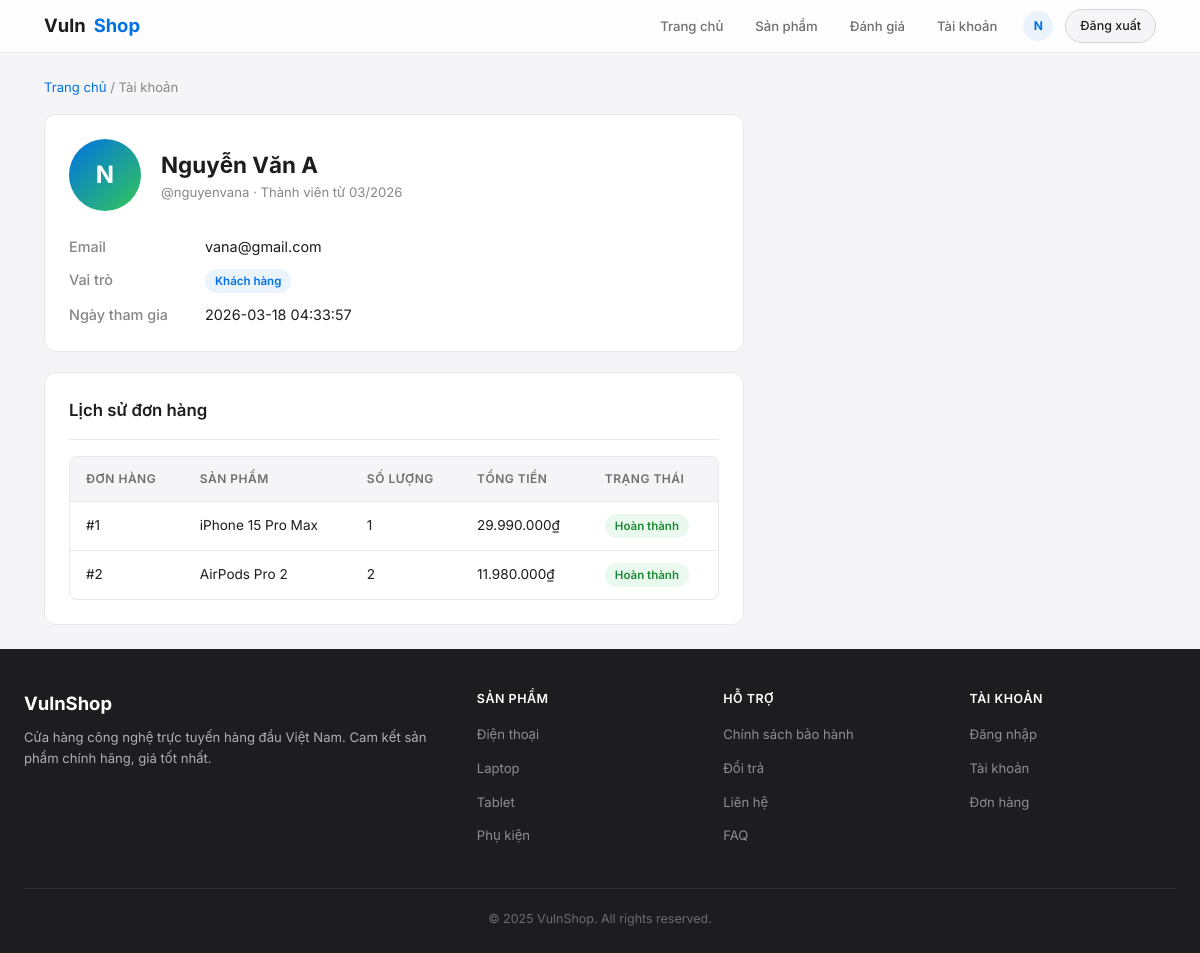
Screenshot of /profile.php?uid=2 (signed in) with the database file from the repository.
### tables this page shows
CREATE TABLE users (
    id INT AUTO_INCREMENT PRIMARY KEY,
    username VARCHAR(50) NOT NULL UNIQUE,
    password VARCHAR(255) NOT NULL,
    email VARCHAR(100),
    full_name VARCHAR(100),
    role ENUM('user', 'admin') DEFAULT 'user',
    created_at TIMESTAMP DEFAULT CURRENT_TIMESTAMP
);

CREATE TABLE orders (
    id INT AUTO_INCREMENT PRIMARY KEY,
    user_id INT,
    product_id INT,
    quantity INT DEFAULT 1,
    total_amount DECIMAL(10,2),
    status ENUM('pending', 'completed', 'cancelled') DEFAULT 'pending',
    created_at TIMESTAMP DEFAULT CURRENT_TIMESTAMP,
    FOREIGN KEY (user_id) REFERENCES users(id),
    FOREIGN KEY (product_id) REFERENCES products(id)
);

CREATE TABLE products (
    id INT AUTO_INCREMENT PRIMARY KEY,
    name VARCHAR(200) NOT NULL,
    description TEXT,
    price DECIMAL(10,2),
    category VARCHAR(50),
    stock INT DEFAULT 0,
    image_url VARCHAR(255),
    created_at TIMESTAMP DEFAULT CURRENT_TIMESTAMP
);

### src/profile.php (the view, shortened to what this page needs)
<?php
require_once 'includes/db_connect.php';
$uid = $_GET['uid'] ?? '';
$user = null;
$orders = [];
if ($uid !== '') {
    $sql = "SELECT id, username, email, full_name, role, created_at FROM users WHERE id = $uid";
    try {
        $result = mysqli_query($conn, $sql);
        if ($result && mysqli_num_rows($result) > 0) {
            $user = mysqli_fetch_assoc($result);
            $order_sql = "SELECT o.*, p.name as product_name FROM orders o
                          JOIN products p ON o.product_id = p.id
                          WHERE o.user_id = " . intval($user['id']) . " ORDER BY o.created_at DESC";
            $order_result = mysqli_query($conn, $order_sql);
            if ($order_result) {
                while ($row = mysqli_fetch_assoc($order_result)) {
                    $orders[] = $row;
                }
            }
        }
    } catch (mysqli_sql_exception $e) {
        $user = null;
    }
}
require_once 'includes/header.php';
?>
<div class="breadcrumb">
    <a href="/">Trang chủ</a> / Tài khoản
</div>
<?php if ($user): ?>
    <div class="card" style="max-width: 700px;">
        <div class="profile-header">
            <div class="profile-avatar">
                <?php echo strtoupper(substr($user['full_name'], 0, 1)); ?>
            </div>
            <div>
                <div class="profile-name"><?php echo $user['full_name']; ?></div>
                <div class="profile-role">@<?php echo $user['username']; ?> · Thành viên từ <?php echo date('m/Y', strtotime($user['created_at'])); ?></div>
            </div>
        </div>
        <div class="profile-info">
            <span class="profile-label">Email</span>
            <span class="profile-value"><?php echo $user['email']; ?></span>
            <span class="profile-label">Vai trò</span>
            <span class="profile-value">
                <span class="badge badge--<?php echo $user['role']; ?>">
                    <?php echo $user['role'] === 'admin' ? 'Quản trị viên' : 'Khách hàng'; ?>
                </span>
            </span>
            <span class="profile-label">Ngày tham gia</span>
            <span class="profile-value"><?php echo $user['created_at']; ?></span>
        </div>
    </div>
    <?php if (count($orders) > 0): ?>
    <div class="card" style="max-width: 700px; margin-top: 20px;">
        <div class="card-header">
            <h3 class="card-title">Lịch sử đơn hàng</h3>
        </div>
        <div class="table-wrapper">
            <table class="data-table">
                <thead>
                    <tr>
                        <th>Đơn hàng</th>
                        <th>Sản phẩm</th>
                        <th>Số lượng</th>
                        <th>Tổng tiền</th>
                        <th>Trạng thái</th>
                    </tr>
                </thead>
                <tbody>
                    <?php foreach ($orders as $order): ?>
                    <tr>
                        <td>#<?php echo $order['id']; ?></td>
                        <td><?php echo $order['product_name']; ?></td>
                        <td><?php echo $order['quantity']; ?></td>
                        <td><?php echo number_format($order['total_amount'], 0, ',', '.'); ?>₫</td>
                        <td>
                            <span class="badge badge--<?php echo $order['status']; ?>">
                                <?php
                                $status_labels = ['pending' => 'Đang xử lý', 'completed' => 'Hoàn thành', 'cancelled' => 'Đã hủy'];
                                echo $status_labels[$order['status']] ?? $order['status'];
                                ?>
                            </span>
                        </td>
                    </tr>
                    <?php endforeach; ?>
                </tbody>
            </table>
        </div>
    </div>
    <?php endif; ?>
<?php else: ?>
    <div class="alert alert--warning">Không tìm thấy thông tin tài khoản.</div>
<?php endif; ?>
<?php require_once 'includes/footer.php'; ?>

### src/css/style.css (style rules this page uses)
*, *::before, *::after { margin: 0; padding: 0; box-sizing: border-box; }
:root { --bg: #f5f5f7; --bg-white: #ffffff; --bg-light: #fafafa; --bg-dark: #1d1d1f; --bg-overlay: rgba(0, 0, 0, 0.03); --text: #1d1d1f; --text-secondary: #6e6e73; --text-muted: #86868b; --text-white: #f5f5f7; --primary: #0071e3; --primary-hover: #0077ed; --primary-light: rgba(0, 113, 227, 0.08); --accent: #e84545; --success: #34c759; --warning: #ff9f0a; --border: #d2d2d7; --border-light: #e8e8ed; --radius: 12px; --radius-sm: 8px; --radius-lg: 18px; --radius-pill: 980px; --shadow-sm: 0 1px 3px rgba(0, 0, 0, 0.06); --shadow: 0 2px 12px rgba(0, 0, 0, 0.08); --shadow-lg: 0 4px 24px rgba(0, 0, 0, 0.1); --shadow-xl: 0 8px 40px rgba(0, 0, 0, 0.12); --transition: 0.3s cubic-bezier(0.25, 0.1, 0.25, 1); --font: 'Inter', -apple-system, BlinkMacSystemFont, 'Segoe UI', sans-serif; }
html { scroll-behavior: smooth; }
body { font-family: var(--font); background: var(--bg); color: var(--text); line-height: 1.6; min-height: 100vh; display: flex; flex-direction: column; -webkit-font-smoothing: antialiased; }
a { text-decoration: none; color: inherit; transition: color var(--transition); }
.card { background: var(--bg-white); border: 1px solid var(--border-light); border-radius: var(--radius); padding: 24px; }
.card-header { padding-bottom: 16px; margin-bottom: 16px; border-bottom: 1px solid var(--border-light); }
.card-title { font-size: 1.05rem; font-weight: 600; }
.table-wrapper { overflow-x: auto; border-radius: var(--radius-sm); border: 1px solid var(--border-light); }
.data-table { width: 100%; border-collapse: collapse; }
.data-table th, .data-table td { padding: 12px 16px; text-align: left; font-size: 0.85rem; }
.data-table th { background: var(--bg); font-weight: 600; font-size: 0.75rem; text-transform: uppercase; letter-spacing: 0.5px; color: var(--text-secondary); border-bottom: 1px solid var(--border-light); }
.data-table td { border-bottom: 1px solid var(--border-light); }
.data-table tr:last-child td { border-bottom: none; }
.profile-header { display: flex; align-items: center; gap: 20px; margin-bottom: 24px; }
.profile-avatar { width: 72px; height: 72px; border-radius: 50%; background: linear-gradient(135deg, var(--primary) 0%, #34c759 100%); display: flex; align-items: center; justify-content: center; font-size: 1.5rem; font-weight: 700; color: white; }
.profile-name { font-size: 1.4rem; font-weight: 700; }
.profile-role { font-size: 0.82rem; color: var(--text-muted); }
.profile-info { display: grid; grid-template-columns: 120px 1fr; gap: 10px 16px; font-size: 0.9rem; }
.profile-label { color: var(--text-muted); font-weight: 500; }
.profile-value { color: var(--text); }
.badge { display: inline-block; padding: 3px 10px; border-radius: var(--radius-pill); font-size: 0.72rem; font-weight: 600; }
.badge--user { background: var(--primary-light); color: var(--primary); }
.badge--completed { background: rgba(52, 199, 89, 0.1); color: #1b8a36; }
.breadcrumb { font-size: 0.82rem; color: var(--text-muted); margin-bottom: 16px; }
.breadcrumb a { color: var(--primary); }

### rows the page displays
users: full_name "N", full_name "Nguyễn Văn A", username "nguyenvana", created_at "03/2026", email "vana@gmail.com", created_at "2026-03-18 04:33:57"
orders: id "1", product.name "iPhone 15 Pro Max", quantity "1", total_amount "29.990.000", status "Hoàn thành"
orders: id "2", product.name "AirPods Pro 2", quantity "2", total_amount "11.980.000", status "Hoàn thành"

### other values shown
substr($_SESSION['user']['username'], 0, 1) "N"
